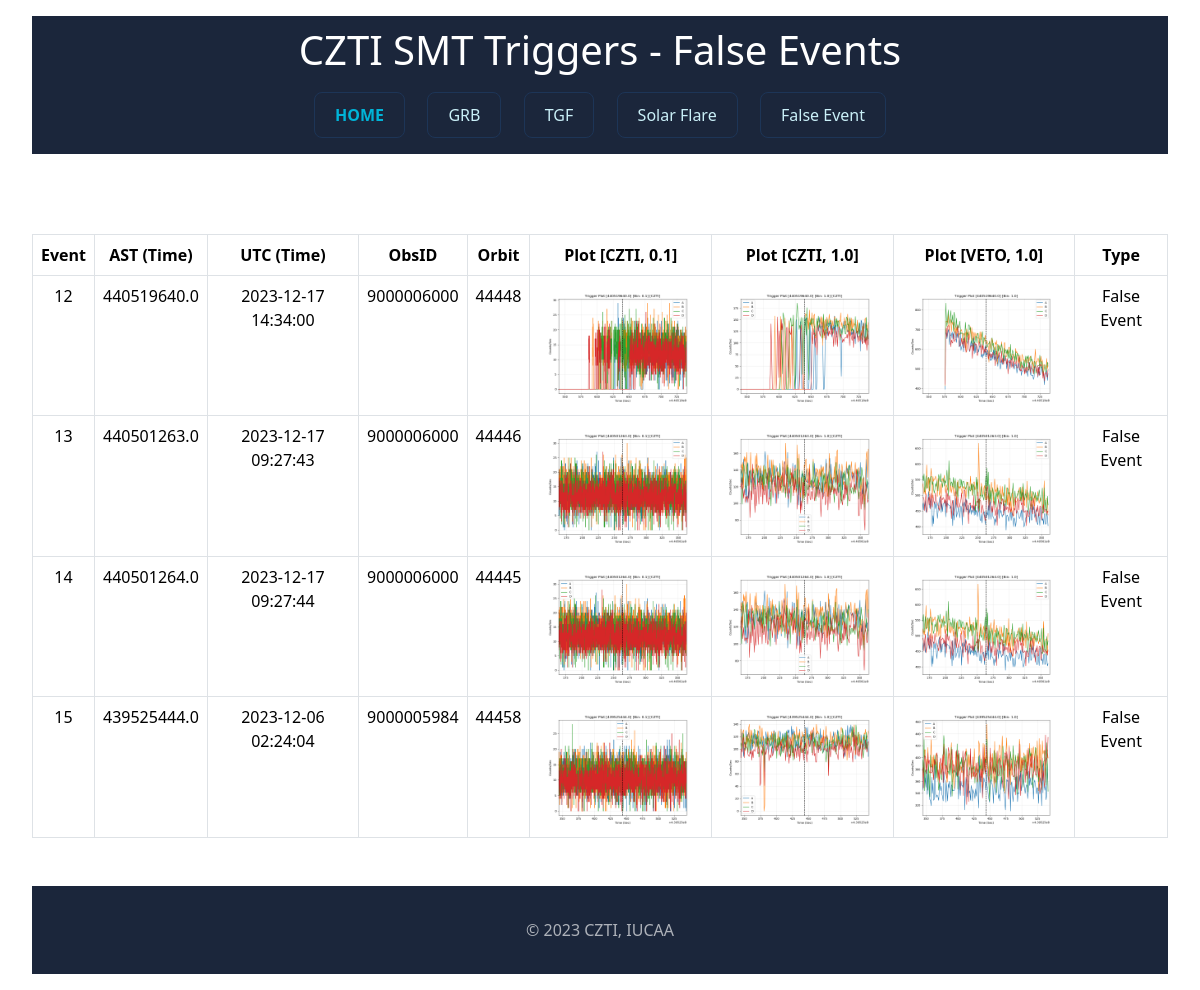
The app's page /false with its own data.
### tables this page shows
CREATE TABLE events (event_id INTEGER PRIMARY KEY AUTOINCREMENT, event_obsid TEXT, event_orbit TEXT, event_ast TEXT, event_utc TEXT, event_type TEXT);

### app.py (the view)
@app.route("/false")
def false_page():
    rows = getdatadb()
    return render_template('false.html', elem=rows)

### app.py (called while the page is built)
def getdatadb():
    conn = sqlite3.connect(DATABASE)
    cursor = conn.cursor()
    query = "SELECT * FROM events;"
    cursor.execute(query)
    dbrow = cursor.fetchall()
    columns = [desc[0] for desc in cursor.description]
    rowdata = []
    for row in dbrow:
        row_dict = dict(zip(columns, row))
        rowdata.append(row_dict)
    cursor.close()
    conn.close()
    return rowdata

### templates/false.html (shortened to what this page needs)
<!DOCTYPE html>
<html lang="en">
<head>
    <link href="https://cdn.jsdelivr.net/npm/bootstrap@5.3.2/dist/css/bootstrap.min.css" rel="stylesheet">
</head>
<body>
    <nav>
        <h1>CZTI SMT Triggers - False Events</h1>
        <div class="info-section">
            <a href="{{ url_for('hello_czti') }}" class="button home-button">HOME</a>
            <a href="{{ url_for('grb_page') }}" class="button">GRB</a>
            <a href="{{ url_for('tgf_page') }}" class="button">TGF</a>
            <a href="{{ url_for('solar_page') }}" class="button">Solar Flare</a>
            <a href="{{ url_for('false_page') }}" class="button">False Event</a>
        </div>
    </nav>
    <div class="table-responsive">
        <table class="table table-hover table-bordered">
            <thead>
                <tr>
                    <th>Event</th>
                    <th>AST (Time)</th>
                    <th>UTC (Time)</th>
                    <th>ObsID</th>
                    <th>Orbit</th>
                    <th>Plot [CZTI, 0.1]</th>
                    <th>Plot [CZTI, 1.0]</th>
                    <th>Plot [VETO, 1.0]</th>
                    <th>Type</th>
                </tr>
            </thead>
            <tbody>
                {% for val in elem %}
                    {% if val['event_type'] == 'False Event' %}
                        <tr>
                            <td>{{val['event_id']}}</td>
                            <td>{{val['event_ast']}}</td>
                            <td>{{val['event_utc']}}</td>
                            <td>{{val['event_obsid'][20:30]}}</td>
                            <td>{{val['event_orbit']}}</td>
                            <td><img src="static/{{val['event_ast']}}/{{val['event_ast']}}_0.1_CZTI.png"></td>
                            <td><img src="static/{{val['event_ast']}}/{{val['event_ast']}}_1.0_CZTI.png"></td>
                            <td><img src="static/{{val['event_ast']}}/{{val['event_ast']}}_1.0_VETO.png"></td>
                            <td>{{val['event_type']}}</td>
                        </tr>
                    {% endif %}
                {% endfor %}
            </tbody>
        </table>
    </div>
    <footer>
        <p>&copy; 2023 CZTI, IUCAA</p>
    </footer>
</body>
</html>

### templates/false.html (style rules this page uses)
html { height: 100%; }
body { min-height: 100%; display: flex; flex-direction: column; margin: 0; }
h1 { text-align: center; padding: 34px; }
nav { margin: 16px 32px 64px 32px; background-color: #1b263b; color: white; }
h1 { text-align: center; padding: 10px 32px 2px 32px; margin: 0; }
.info-section { display: flex; padding: 16px; margin: 0px 256px 0px 256px; justify-content: space-between; }
.button { padding: 10px 20px; margin: 0 10px; text-decoration: none; color: #caf0f8; background-color: #1b263b; border: 1px solid #1d3557; border-radius: 8px; cursor: pointer; transition: background-color 0.3s ease; }
.home-button { font-weight: bold; color: #00b4d8; }
.table-responsive { margin: 16px 32px 32px 32px; text-align: center; }
.table-responsive img { width: 100%; }
td:nth-child(6), td:nth-child(7), td:nth-child(8) { width: 16%; white-space: nowrap; }
footer { padding: 32px; margin: 32px 32px 16px 32px; color: rgba(255, 255, 255, 0.644); text-align: center; background-color: #1b263b; margin-top: auto; }
footer p { margin: 0; }

### records on screen
events: event_id "12", event_ast "440519640.0", event_utc "2023-12-17 14:34:00", event_obsid "9000006000", event_orbit "44448", event_ast (picture), event_type "False Event"
events: event_id "13", event_ast "440501263.0", event_utc "2023-12-17 09:27:43", event_obsid "9000006000", event_orbit "44446", event_ast (picture), event_type "False Event"
events: event_id "14", event_ast "440501264.0", event_utc "2023-12-17 09:27:44", event_obsid "9000006000", event_orbit "44445", event_ast (picture), event_type "False Event"
events: event_id "15", event_ast "439525444.0", event_utc "2023-12-06 02:24:04", event_obsid "9000005984", event_orbit "44458", event_ast (picture), event_type "False Event"
